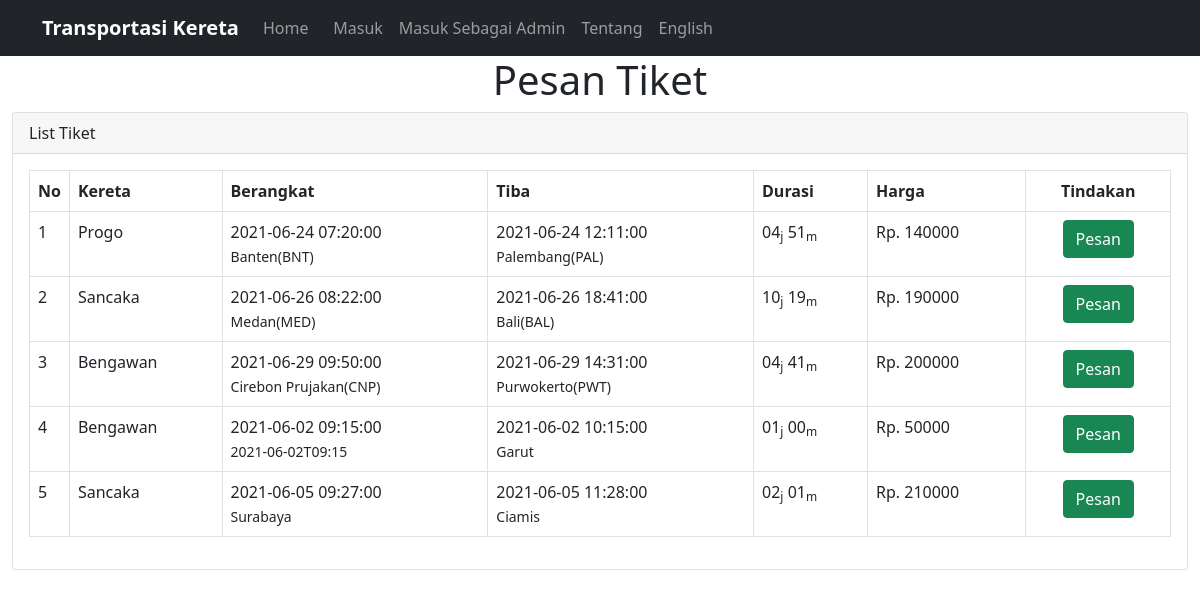
The app's page /order_ticket.php with its own data.
### tables this page shows
CREATE TABLE `bahasa` (
  `text` varchar(30) NOT NULL,
  `indonesia` varchar(255) DEFAULT NULL,
  `inggris` varchar(255) DEFAULT NULL,
  PRIMARY KEY (`text`)
);

CREATE TABLE `jadwal` (
  `Id_Jadwal` int(3) NOT NULL AUTO_INCREMENT,
  `No_Kereta` varchar(3) DEFAULT NULL,
  `Berangkat` varchar(30) NOT NULL,
  `Waktu_Berangkat` datetime NOT NULL,
  `Tujuan` varchar(30) NOT NULL,
  `Perkiraan_Tiba` datetime NOT NULL,
  `Harga` int(10) unsigned DEFAULT NULL,
  PRIMARY KEY (`Id_Jadwal`),
  KEY `No_Kereta` (`No_Kereta`),
  CONSTRAINT `jadwal_ibfk_1` FOREIGN KEY (`No_Kereta`) REFERENCES `kereta` (`No_Kereta`) ON DELETE CASCADE ON UPDATE CASCADE
);

CREATE TABLE `kereta` (
  `No_Kereta` varchar(3) NOT NULL,
  `Nama_Kereta` varchar(25) NOT NULL,
  `Kelas` enum('Ekonomi','Bisnis','Eksklusif') NOT NULL,
  PRIMARY KEY (`No_Kereta`)
);

### auth/lang_config.php (called while the page is built, shortened)
<?php
require "db_config.php";
$txt_sign = getTxt("sign");
$txt_order_ticket = getTxt("order_ticket");
$txt_login_admin = getTxt("login_admin");
$txt_price = getTxt("price");
$txt_from = getTxt("from");
$txt_to = getTxt("to");
$txt_train = getTxt("trains");
$txt_ticket_list = getTxt("ticket_list");
$txt_action = getTxt("action");
$txt_duration = getTxt("duration");
$txt_buy = getTxt("buy");
$txt_hour = getTxt("hour");
$txt_about = getTxt("about");
function getTxt($nama_teks){
	global $mysqli;
	$q = mysqli_query($mysqli,"SELECT * FROM bahasa WHERE text='$nama_teks'");
	$res = mysqli_fetch_assoc($q);
	$teks = $res[$_SESSION['lang']];
	return $teks;
}
?>

### order_ticket.php (the view, shortened to what this page needs)
<?php
include "auth/lang_config.php";
?>
<!doctype html>
<html lang="en">
  <head>
    <link rel="stylesheet" href="css/bootstrap.css">
  </head>
  <body>
<?php include "partials/navbar.php"; ?>
<div class="content-wrapper">
    <div class="content-header">
        <div class="row">
			<div class="col text-center">
				<h1><?php echo $txt_order_ticket; ?></h1>
			</div>
		</div>
    </div>
    <div class="content">
        <div class="container-fluid">
            <div class="row">
                <div class="col-md-12">
                    <div class="card">
                        <div class="card-header">
                            <?php echo $txt_ticket_list; ?>
                        </div>
                        <div class="card-body">
                            <div class="table-responsive">
                                <table class="table table-bordered table-hovered">
                                    <thead>
                                        <tr>
                                            <th width="10px" class="text-center">No</th>
                                            <th><?php echo $txt_train; ?></th>
                                            <th><?php echo $txt_from; ?></th>
                                            <th><?php echo $txt_to; ?></th>
                                            <th><?php echo $txt_duration; ?></th>
                                            <th><?php echo $txt_price; ?></th>
                                            <th class="text-center"><?php echo $txt_action; ?></th>
                                        </tr>
                                    </thead>
                                    <tbody>
                                        <?php
											$query_jadwal = mysqli_query($mysqli,"SELECT id_jadwal,nama_kereta,berangkat,waktu_berangkat,tujuan,perkiraan_tiba,TIMEDIFF(perkiraan_tiba,waktu_berangkat) AS durasi,harga FROM jadwal JOIN kereta ON jadwal.no_kereta=kereta.no_kereta");
											$row = mysqli_num_rows($query_jadwal);
											if($row > 0){
												$n=1;
												while ($res = mysqli_fetch_assoc($query_jadwal))
												{
													$durasi = $res['durasi'];
													$arr_durasi = explode(":",$durasi);
													echo "<tr><td>$n
														<td>".$res['nama_kereta']."
														<td>".$res['waktu_berangkat']."<br><small>".$res['berangkat']."</small>
														<td>".$res['perkiraan_tiba']."<br><small>".$res['tujuan']."</small>
														<td>$arr_durasi[0]<sub>$txt_hour</sub> $arr_durasi[1]<sub>m</sub>
														<td>Rp. ".$res['harga']."
														<td class='text-center'><a href='form.php?kode=".$res['id_jadwal']."' class='btn btn-success '>$txt_buy</a>";
													$n=$n+1;
												}
											}else {
													echo "<tr><td colspan=7> <center> $txt_no_data";
												}
										?>
                                    </tbody>
                                </table>
                            </div>
                        </div>
                    </div>
                </div>
            </div>
        </div>
    </div>
</div>
<?php include "partials/footer.php"; ?>

### partials/navbar.php (shortened to what this page needs)
 <nav class="navbar navbar-expand-lg navbar-dark bg-dark">
  <div class="container">
    <a class="navbar-brand" href="#"><b>Transportasi Kereta</b></a>
    <div class="collapse navbar-collapse" id="navbarNavAltMarkup">
      <div class="navbar-nav" >
        <a id="nl-1" class="nav-link" aria-current="page" href="index.php">Home</a>|
		<?php if (!isset($_SESSION['username'])){ ?>
        <a id="nl-6" class="nav-link " aria-current="page" href="auth/login.php"><?php echo $txt_sign; ?></a>
		<?php }else{ ?>
		<a id="nl-7" class="nav-link " aria-current="page" href="auth/session_logout.php"><?php echo $txt_logout; ?></a>
		<?php } ?>
		<?php
		if (!isset($_SESSION['username'])){
		?>
		<a id="nl-8" class="nav-link " aria-current="page" href="auth/proses_login.php?status=admin"><?php echo $txt_login_admin; ?></a>
		<?php } ?>
        <a id="nl-9" class="nav-link " aria-current="page" href="about.php"><?php echo $txt_about; ?></a>
		<?php if($_SESSION['lang']=="inggris"){ ?>
		<a id="nl-10" class="nav-link " aria-current="page" href="?lang=indonesia">Bahasa Indonesia</a>
		<?php }else if($_SESSION['lang']=="indonesia"){ ?>
		<a id="nl-11" class="nav-link " aria-current="page" href="?lang=inggris">English</a>
		<?php } ?>
      </div>
    </div>
  </div>
</nav>

### records on screen
bahasa: indonesia "Masuk"
bahasa: indonesia "Masuk Sebagai Admin"
bahasa: indonesia "Tentang"
bahasa: indonesia "Pesan Tiket"
bahasa: indonesia "List Tiket"
bahasa: indonesia "Kereta"
bahasa: indonesia "Berangkat"
bahasa: indonesia "Tiba"
bahasa: indonesia "Durasi"
bahasa: indonesia "Harga"
bahasa: indonesia "Tindakan"
jadwal: No_Kereta.Nama_Kereta "Progo", Waktu_Berangkat "2021-06-24 07:20:00", Berangkat "Banten(BNT)", Perkiraan_Tiba "2021-06-24 12:11:00", Tujuan "Palembang(PAL)", arr_durasi "04", arr_durasi "51", Harga "140000"
bahasa: indonesia "j"
bahasa: indonesia "Pesan"
jadwal: No_Kereta.Nama_Kereta "Sancaka", Waktu_Berangkat "2021-06-26 08:22:00", Berangkat "Medan(MED)", Perkiraan_Tiba "2021-06-26 18:41:00", Tujuan "Bali(BAL)", arr_durasi "10", arr_durasi "19", Harga "190000"
jadwal: No_Kereta.Nama_Kereta "Bengawan", Waktu_Berangkat "2021-06-29 09:50:00", Berangkat "Cirebon Prujakan(CNP)", Perkiraan_Tiba "2021-06-29 14:31:00", Tujuan "Purwokerto(PWT)", arr_durasi "04", arr_durasi "41", Harga "200000"
jadwal: No_Kereta.Nama_Kereta "Bengawan", Waktu_Berangkat "2021-06-02 09:15:00", Berangkat "2021-06-02T09:15", Perkiraan_Tiba "2021-06-02 10:15:00", Tujuan "Garut", arr_durasi "01", arr_durasi "00", Harga "50000"
jadwal: No_Kereta.Nama_Kereta "Sancaka", Waktu_Berangkat "2021-06-05 09:27:00", Berangkat "Surabaya", Perkiraan_Tiba "2021-06-05 11:28:00", Tujuan "Ciamis", arr_durasi "02", arr_durasi "01", Harga "210000"
